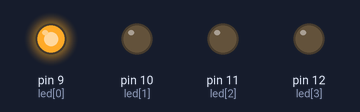
Simulated run of this sketch. Board: Arduino Uno, built with avr-gcc and run on an emulated ATmega328P. On the bench: output pins drawn as LEDs (lit = HIGH).

Above: at 0.5 s.
At 1.5 s:
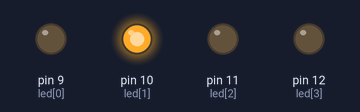
At 2.5 s:
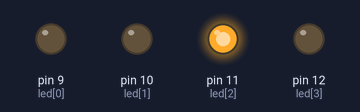
At 3.5 s:
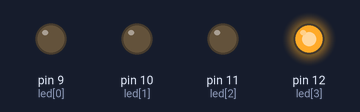
Timing chart, 0 to 5.2 s (numbered marks = the images above):
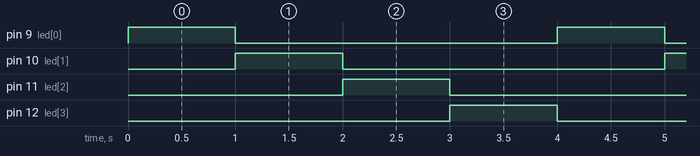

The sketch:

A01.ino
```cpp
int led[] = {9,10,11,12};//LED 連接至數位接腳9~12。
int i;//LED 索引值。
int j=0;//LED 索引值。
void setup() {
  for(i=0;i<4;i++)//四個LED。
  {
    pinMode(led[i], OUTPUT);//設定數位接腳9~12為輸出模式。
  }
}

void loop() {
  for(i=0;i<4;i++)//四個LED。
  {
    digitalWrite(led[i],LOW);//關閉所有LED。
  }
  digitalWrite(led[j], HIGH);//點亮第j個LED。
  delay(1000);//延遲1秒。
  j++;//右移。
  if(j==4)//已右移至最右方?
    j=0;//重新點亮最左方LED。
}
```

Measured:
- by itself, pin 9 (led[0]), pin 10 (led[1]), pin 11 (led[2]), pin 12 (led[3]): alternates HIGH for 1.0 s and LOW for 3.0 s
- by itself, everything shown: repeats every 4.0 s, in 4 steps
